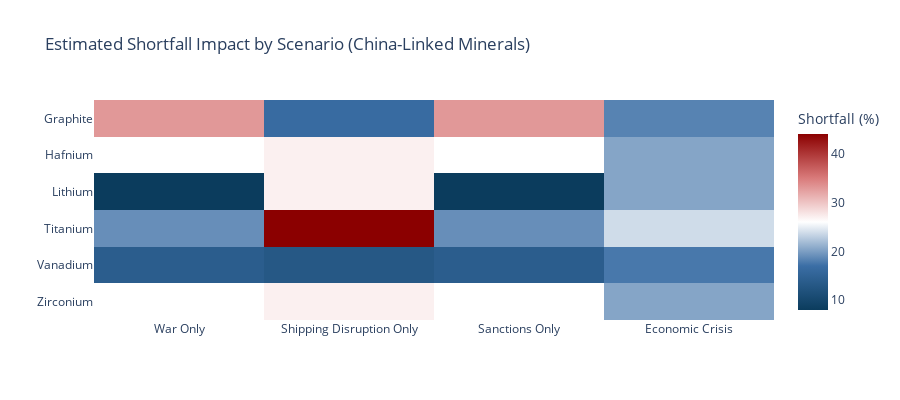

This figure's notebook cell:
### Code cell
import plotly.express as px

# 1) Identify minerals where China is a source
china_minerals = (
    df_sources_out
    .query("country == 'China'")
    ["mineral"]
    .unique()
)

# 2) Filter melt to China-linked minerals only
melt_china = melt[melt["mineral"].isin(china_minerals)].copy()

# 3) Alphabetical order for minerals
alpha_order_china = sorted(melt_china["mineral"].unique())

# 4) Define the same blue → white → red colorscale
blue_red_scale = [
    [0.0, "#0b3c5d"],   # dark blue
    [0.25, "#3b6ea5"],  # blue
    [0.50, "#ffffff"], # white (midpoint)
    [0.75, "#d97a7a"], # light red
    [1.0, "#8b0000"]   # dark red
]

# 5) Plot heatmap
fig = px.density_heatmap(
    melt_china,
    x="scenario",
    y="mineral",
    z="shortfall_pct",
    category_orders={"mineral": alpha_order_china},
    color_continuous_scale=blue_red_scale,
    title="Estimated Shortfall Impact by Scenario (China-Linked Minerals)",
    labels={
        "shortfall_pct": "Estimated shortfall (%)",
        "scenario": "",
        "mineral": ""
    }
)

fig.update_layout(
    height=max(400, 30 * len(alpha_order_china)),
    coloraxis_colorbar=dict(title="Shortfall (%)")
)

fig.show()

### Figure 1 — Plotly figure (JSON) as saved in the notebook; plotly's stock layout.template omitted (floating-point values rounded to 4 significant figures)
{"data": [{"coloraxis": "coloraxis", "histfunc": "sum", "hovertemplate": "=%{y}<br>sum of Estimated shortfall (%)=%{z}<extra></extra>", "name": "", "type": "histogram2d", "x": ["War Only", "War Only", "War Only", "War Only", "War Only", "War Only", "Shipping Disruption Only", "Shipping Disruption Only", "Shipping Disruption Only", "Shipping Disruption Only", "Shipping Disruption Only", "Shipping Disruption Only", "Sanctions Only", "Sanctions Only", "Sanctions Only", "Sanctions Only", "Sanctions Only", "Sanctions Only", "Economic Crisis", "Economic Crisis", "Economic Crisis", "Economic Crisis", "Economic Crisis", "Economic Crisis"], "xaxis": "x", "xbingroup": "x", "y": ["Graphite", "Hafnium", "Lithium", "Titanium", "Vanadium", "Zirconium", "Graphite", "Hafnium", "Lithium", "Titanium", "Vanadium", "Zirconium", "Graphite", "Hafnium", "Lithium", "Titanium", "Vanadium", "Zirconium", "Graphite", "Hafnium", "Lithium", "Titanium", "Vanadium", "Zirconium"], "yaxis": "y", "ybingroup": "y", "z": [33.0, 26.0, 8.0, 19.0, 14.0, 26.0, 16.5, 27.0, 27.0, 44.0, 13.0, 27.0, 33.0, 26.0, 8.0, 19.0, 14.0, 26.0, 18.3, 20.4, 20.4, 23.8, 17.6, 20.4]}], "layout": {"coloraxis": {"colorbar": {"title": {"text": "Shortfall (%)"}}, "colorscale": [[0, "#0b3c5d"], [0.25, "#3b6ea5"], [0.5, "#ffffff"], [0.75, "#d97a7a"], [1, "#8b0000"]]}, "height": 400, "legend": {"tracegroupgap": 0}, "title": {"text": "Estimated Shortfall Impact by Scenario (China-Linked Minerals)"}, "xaxis": {"anchor": "y", "domain": [0, 1], "title": {"text": ""}}, "yaxis": {"anchor": "x", "categoryarray": ["Zirconium", "Vanadium", "Titanium", "Lithium", "Hafnium", "Graphite"], "categoryorder": "array", "domain": [0, 1], "title": {"text": ""}}}}
